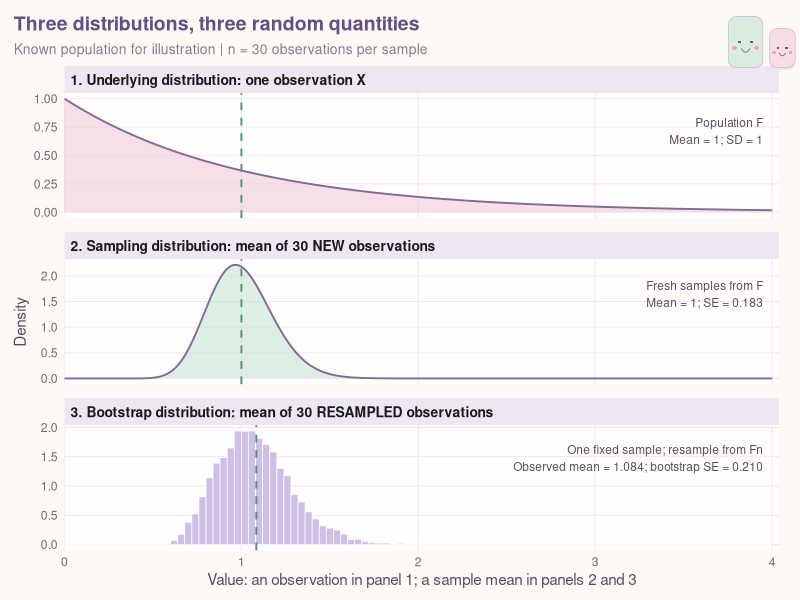

Generate this figure with R: (Note: this script raises an error after producing the figure.)
## ---- chunk 1
#| label: resampling-setup
#| include: false
library(ggplot2)
knitr::opts_chunk$set(fig.width = 7, fig.height = 3.5, fig.align = "center",
  dpi = 160, collapse = TRUE, comment = "#>", message = FALSE, warning = FALSE)
rs_theme <- theme_minimal(base_size = 11) + theme(
  text = element_text(colour = "#594A63"),
  axis.text = element_text(colour = "#706477"),
  panel.grid.minor = element_blank(),
  plot.background = element_rect(fill = "#FFF9F5", colour = NA),
  panel.background = element_rect(fill = "#FFFEFC", colour = NA),
  panel.grid.major = element_line(colour = "#EDE4ED", linewidth = 0.3),
  plot.title = element_text(face = "bold", size = 14, colour = "#635080"),
  plot.subtitle = element_text(size = 10, colour = "#87788F"),
  plot.title.position = "plot", plot.margin = margin(12, 15, 8, 10),
  legend.position = "bottom", legend.title = element_blank(),
  legend.key = element_rect(fill = "#FFF9F5", colour = NA))
# Small decorative friends live in the title margin, outside the data panel.
rs_friend <- function(x, y, fill, width = .043, height = .085, label = NULL) {
  grid::grid.roundrect(x, y - .005, width, height,
    r = grid::unit(2, "mm"), gp = grid::gpar(fill = "#EDE3EC", col = NA))
  grid::grid.roundrect(x, y, width, height,
    r = grid::unit(2, "mm"), gp = grid::gpar(fill = fill,
      col = "#C7B8CF", lwd = .65))
  if (!is.null(label)) grid::grid.text(label, x, y + height * .19,
    gp = grid::gpar(col = "#55445E", fontsize = 10, fontface = "bold"))
  eye_y <- y - if (is.null(label)) 0 else height * .16
  grid::grid.circle(x + c(-1, 1) * width * .17, rep(eye_y, 2),
    r = grid::unit(.35, "mm"),
    gp = grid::gpar(fill = "#6E577A", col = NA))
  angle <- seq(0, 2 * pi, length.out = 24)
  for (side in c(-1, 1)) grid::grid.polygon(
    x + side * width * .32 + width * .075 * cos(angle),
    eye_y - height * .12 + height * .04 * sin(angle),
    gp = grid::gpar(fill = "#EBA5B5", col = NA))
  u <- seq(-1, 1, length.out = 15)
  grid::grid.lines(x + width * .12 * u,
    eye_y - height * .13 - height * .07 * (1 - u^2),
    gp = grid::gpar(col = "#6E577A", lwd = .8, lineend = "round"))
}
rs_draw_plot <- function(p) {
  print(p)
  rs_friend(.932, .93, "#DAECDD")
  rs_friend(.978, .92, "#F8DCE6", width = .032, height = .065)
}

rs_school_colours <- c("#D9ECDD", "#F6D9E5", "#E3DDF6", "#F8E3CC",
  "#D8EAF5", "#F7EDC9", "#E9D6EA", "#D9EBD6", "#F8DAD3",
  "#D8E9EA", "#EADFF2", "#F6E8D5", "#E5ECCF", "#D6DFF4", "#EFD8DF")
rs_draw_samples <- function(ids, labels, title, subtitle, position_label) {
  grid::grid.newpage()
  grid::grid.rect(gp = grid::gpar(fill = "#FFF9F5", col = NA))
  grid::grid.text(title, .025, .94, just = "left",
    gp = grid::gpar(col = "#635080", fontsize = 14, fontface = "bold"))
  grid::grid.text(subtitle, .025, .865, just = "left",
    gp = grid::gpar(col = "#87788F", fontsize = 9.5))
  xs <- seq(.19, .964, length.out = nrow(ids))
  ys <- c(.72, .545, .37, .195)
  for (row in seq_len(ncol(ids))) {
    grid::grid.roundrect(.09, ys[row], .145, .10,
      r = grid::unit(3, "mm"), gp = grid::gpar(col = NA,
        fill = if (row == 1) "#E3EFE4" else "#EEE5F5"))
    grid::grid.text(labels[row], .09, ys[row],
      gp = grid::gpar(col = "#695475", fontsize = 9))
    for (j in seq_len(nrow(ids))) {
      id <- ids[j, row]
      if (is.na(id)) {
        grid::grid.roundrect(xs[j], ys[row], .044, .13,
          r = grid::unit(2, "mm"), gp = grid::gpar(fill = "#F3EFEE",
            col = "#B9ACBA", lty = "dashed", lwd = .8))
        grid::grid.text("out", xs[j], ys[row],
          gp = grid::gpar(col = "#938494", fontsize = 8))
      } else {
        rs_friend(xs[j], ys[row], rs_school_colours[id],
          width = .044, height = .13, label = id)
      }
    }
  }
  grid::grid.text(seq_len(nrow(ids)), xs, .08,
    gp = grid::gpar(col = "#8A7B92", fontsize = 8))
  grid::grid.text(position_label, .575, .03,
    gp = grid::gpar(col = "#706477", fontsize = 9))
}
## ---- chunk 2
#| label: resampling-three-distributions-data
#| include: false
set.seed(8670)  # Independent illustration; main school example has its own seed.
demo_n <- 30
demo_x <- rexp(demo_n, rate = 1)
demo_mean <- mean(demo_x)
demo_B <- 5000
demo_boot <- replicate(demo_B, mean(sample(demo_x, demo_n, replace = TRUE)))
demo_labels <- c("1. Underlying distribution: one observation X",
  "2. Sampling distribution: mean of 30 NEW observations",
  "3. Bootstrap distribution: mean of 30 RESAMPLED observations")
demo_grid <- seq(0, 4, length.out = 1001)
demo_curves <- rbind(
  data.frame(Value = demo_grid, Density = dexp(demo_grid),
    Distribution = demo_labels[1]),
  data.frame(Value = demo_grid, Density = dgamma(demo_grid, demo_n, rate = demo_n),
    Distribution = demo_labels[2]))
demo_hist <- data.frame(Value = demo_boot, Distribution = demo_labels[3])
demo_centres <- data.frame(Distribution = demo_labels,
  Centre = c(1, 1, demo_mean))
demo_notes <- data.frame(Distribution = demo_labels,
  Value = c(3.95, 3.95, 3.95), Density = c(.83, 1.9, 1.7),
  Text = c("Population F\nMean = 1; SD = 1",
    sprintf("Fresh samples from F\nMean = 1; SE = %.3f", 1 / sqrt(demo_n)),
    sprintf("One fixed sample; resample from Fn\nObserved mean = %.3f; bootstrap SE = %.3f",
      demo_mean, sd(demo_boot))))
demo_curves$Distribution <- factor(demo_curves$Distribution, levels = demo_labels)
demo_hist$Distribution <- factor(demo_hist$Distribution, levels = demo_labels)
demo_centres$Distribution <- factor(demo_centres$Distribution, levels = demo_labels)
demo_notes$Distribution <- factor(demo_notes$Distribution, levels = demo_labels)
## ---- chunk 3
#| label: fig-resampling-three-distributions
#| echo: false
#| fig-height: 5.5
#| fig-cap: "Three distributions for a sample mean. The horizontal scale is identical in all panels, so their widths can be compared; density heights use separate vertical scales. Top: individual observations from Exp(1). Middle: the exact distribution of means of 30 fresh observations. Bottom: 5,000 bootstrap means conditional on one observed sample of 30. Dashed lines mark the population mean (top and middle) and the observed mean (bottom)."
#| fig-alt: "Three vertically stacked distribution plots on the same horizontal scale from 0 to 4. The underlying exponential distribution is right-skewed and broad. The sampling distribution of the mean is concentrated around 1. The bootstrap histogram is concentrated near the observed mean 1.084, with a slightly different spread."
rs_draw_plot(ggplot() +
  geom_area(data = demo_curves, aes(Value, Density, fill = Distribution), alpha = .6) +
  geom_line(data = demo_curves, aes(Value, Density), colour = "#806B95", linewidth = .65) +
  geom_histogram(data = demo_hist, aes(Value, after_stat(density)),
    binwidth = .04, boundary = 0, fill = "#CDBFE5", colour = "#FFFEFC", linewidth = .25) +
  geom_vline(data = demo_centres, aes(xintercept = Centre),
    colour = "#4C917E", linetype = "dashed", linewidth = .65) +
  geom_text(data = demo_notes, aes(Value, Density, label = Text),
    hjust = 1, vjust = 1, size = 3, lineheight = 1.2, colour = "#594A63") +
  facet_wrap(~Distribution, ncol = 1, scales = "free_y") +
  scale_fill_manual(values = setNames(c("#F2CAD8", "#C6E2D5"), demo_labels[1:2])) +
  scale_x_continuous(limits = c(0, 4), breaks = 0:4, expand = expansion(mult = c(0, .01))) +
  labs(x = "Value: an observation in panel 1; a sample mean in panels 2 and 3",
    y = "Density", title = "Three distributions, three random quantities",
    subtitle = "Known population for illustration | n = 30 observations per sample") +
  rs_theme + theme(legend.position = "none",
    strip.background = element_rect(fill = "#EDE6F3", colour = NA),
    strip.text = element_text(face = "bold", size = 10, hjust = 0),
    panel.spacing = grid::unit(.7, "lines")))
## ---- chunk 4
#| label: resampling-law-data
# Install the data package once if needed: install.packages("bootstrap")
data(law, package = "bootstrap")
n <- nrow(law)
theta_hat <- cor(law$LSAT, law$GPA)
head(law, 3)
## ---- chunk 5
#| label: fig-resampling-law
#| echo: false
#| fig-height: 3.1
#| fig-cap: "Each point is one school. The sample correlation is about 0.776. We want to estimate how much this correlation would vary across new samples of schools."
#| fig-alt: "Scatterplot of GPA against LSAT for 15 law schools, showing a positive association and sample correlation 0.776."
rs_draw_plot(ggplot(law, aes(LSAT, GPA)) +
  geom_point(shape = 21, size = 3.5, stroke = .75,
    fill = "#F3CADC", colour = "#8F729F") +
  labs(x = "School-average LSAT", y = "School-average GPA",
    title = "One sample, an uncertain estimate",
    subtitle = "15 schools | correlation = 0.776") + rs_theme)
## ---- chunk 6
#| label: fig-resampling-jackknife
#| echo: false
#| fig-height: 2.8
#| fig-cap: "The first three of 15 jackknife samples. An 'out' card marks the omitted school; the other 14 schools each appear once. Remove the entire LSAT/GPA pair and calculate a correlation from the retained rows."
#| fig-alt: "The original 15 pastel school cards and three jackknife samples. Samples omit school 1, 2, and 3 respectively, with an out placeholder in each omitted position. Every retained ID keeps its colour."
jack_ids <- matrix(rep(seq_len(n), 4), nrow = n)
for (i in 1:3) jack_ids[i, i + 1] <- NA_integer_
rs_draw_samples(jack_ids, c("Original", paste("Omit", 1:3)),
  "Leave one school out",
  "14 schools per jackknife sample | 15 samples in total",
  "Original school ID")
## ---- chunk 7
#| label: resampling-jackknife
jack_theta <- numeric(n)
for (i in seq_len(n)) {
  jack_theta[i] <- cor(law$LSAT[-i], law$GPA[-i])
}
## ---- chunk 8
#| label: resampling-jackknife-first-three
#| echo: false
knitr::kable(data.frame(
  `School omitted` = 1:3, `Schools retained` = rep(n - 1, 3),
  Correlation = jack_theta[1:3],
  `Change from full sample` = jack_theta[1:3] - theta_hat,
  check.names = FALSE), digits = 4, align = "c", row.names = FALSE)
## ---- chunk 9
#| label: resampling-jackknife-accuracy
jack_mean <- mean(jack_theta)
jack_se <- sqrt((n - 1) / n * sum((jack_theta - jack_mean)^2))
jack_bias <- (n - 1) * (jack_mean - theta_hat)
jack_corrected <- theta_hat - jack_bias
## ---- chunk 10
#| label: resampling-jackknife-results
#| echo: false
knitr::kable(data.frame(
  Summary = c("Mean of delete-one estimates", "Raw SD of delete-one estimates",
    "Jackknife SE", "Estimated bias", "Bias-corrected estimate"),
  Value = c(jack_mean, sd(jack_theta), jack_se, jack_bias, jack_corrected)),
  digits = 4, align = "c", row.names = FALSE)
## ---- chunk 11
#| label: resampling-bootstrap-loop
# Seed once, then continue the random-number stream across all B resamples.
set.seed(8670)
B <- 5000
boot_theta <- numeric(B)
first_indices <- matrix(NA_integer_, nrow = n, ncol = 3)
for (b in seq_len(B)) {
  i <- sample.int(n, size = n, replace = TRUE)
  boot_theta[b] <- cor(law$LSAT[i], law$GPA[i])
  if (b <= 3) first_indices[, b] <- i
}
## ---- chunk 12
#| label: fig-resampling-rows
#| echo: false
#| fig-height: 2.8
#| fig-cap: "Numbers are original school IDs, not new observations. Every row contains 15 draws. The first bootstrap sample includes school 14 four times and omits several schools; its correlation is about 0.853. Matching IDs keep the same colour. LSAT and GPA always move together."
#| fig-alt: "Four rows of 15 pastel rounded cards show school IDs 1 through 15 in the original data and the selected IDs in three bootstrap samples. Repeated and missing IDs are visible."
rs_ids <- cbind(seq_len(n), first_indices)
rs_draw_samples(rs_ids, c("Original", paste("Resample", 1:3)),
  "Same schools, fresh samples",
  "15 whole rows per sample | with replacement",
  "Draw position within a sample")
## ---- chunk 13
#| label: resampling-first-three
#| echo: false
knitr::kable(data.frame(Resample = 1:3,
  `Distinct schools` = apply(first_indices, 2, function(i) length(unique(i))),
  Correlation = boot_theta[1:3], check.names = FALSE),
  digits = 3, align = "c", row.names = FALSE)
## ---- chunk 14
#| label: resampling-accuracy-results
boot_se <- sd(boot_theta)
boot_bias <- mean(boot_theta) - theta_hat
## ---- chunk 15
#| label: resampling-accuracy-table
#| echo: false
knitr::kable(data.frame(
  Summary = c("Observed correlation", "Bootstrap mean", "Bootstrap SE",
    "Estimated bias"),
  Value = c(theta_hat, mean(boot_theta), boot_se, boot_bias)),
  digits = 3, align = "c", row.names = FALSE)
## ---- chunk 16
#| label: resampling-percentile-interval
percentile_ci <- quantile(boot_theta, c(.025, .975))
percentile_ci
## ---- chunk 17
#| label: fig-resampling-distribution
#| echo: false
#| fig-height: 3.3
#| fig-cap: "Distribution of 5,000 bootstrap correlations. The solid line is the observed correlation; dashed lines mark the percentile interval. The histogram describes estimator uncertainty, not the distribution of individual schools' GPA."
#| fig-alt: "Histogram of 5,000 bootstrap correlation estimates, concentrated near 0.8 with a left tail. The observed correlation is 0.776; the percentile interval runs from about 0.462 to 0.960."
rs_lines <- data.frame(Value = c(theta_hat, percentile_ci),
  Meaning = c("Observed estimate", "Percentile limits", "Percentile limits"))
rs_draw_plot(ggplot(data.frame(Correlation = boot_theta), aes(Correlation)) +
  geom_histogram(binwidth = .025, boundary = 0,
    fill = "#D9CDEA", colour = "#FFFEFC", linewidth = .4) +
  geom_vline(data = rs_lines, aes(xintercept = Value,
    colour = Meaning, linetype = Meaning), linewidth = .8) +
  scale_colour_manual(values = c(`Observed estimate` = "#4C917E",
    `Percentile limits` = "#CC7799")) +
  scale_linetype_manual(values = c(`Observed estimate` = "solid",
    `Percentile limits` = "dashed")) +
  labs(x = "Bootstrap correlation", y = "Number of resamples",
    title = "How much can our estimate vary?",
    subtitle = "5,000 bootstrap correlations | the same 15 schools") + rs_theme)
## ---- chunk 18
#| label: resampling-method-comparison
#| echo: false
knitr::kable(data.frame(Method = c("Jackknife", "Bootstrap"),
  `Estimated SE` = c(jack_se, boot_se),
  `Estimated bias` = c(jack_bias, boot_bias), check.names = FALSE),
  digits = 4, align = "c", row.names = FALSE)
